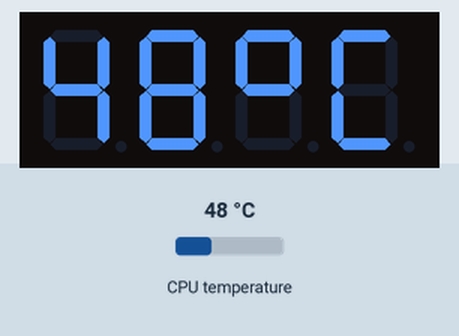
This program was run on a simulated Raspberry Pi (BCM pin numbers). On the bench: 4-digit seven-segment display. The test bench sets the inputs (shaded band); at power-on: CPU temperature 48 °C.

Above: at 1.2 s.
1.3 s: CPU temperature set to 31 °C
At 3.1 s:
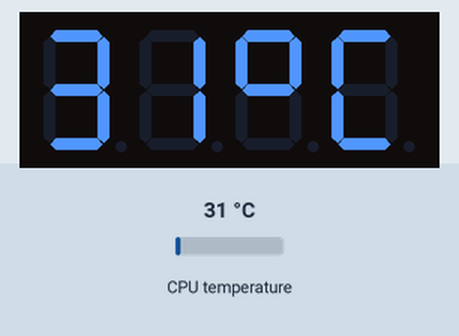
4.0 s: CPU temperature set to 44 °C
At 5.3 s:
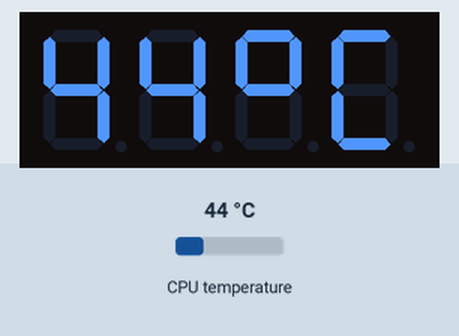
6.7 s: CPU temperature set to 58 °C
At 8.6 s:
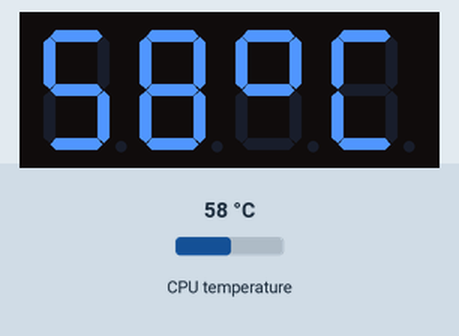
Timing chart, 0 to 10.1 s (numbered marks = the images above; inputs shaded):
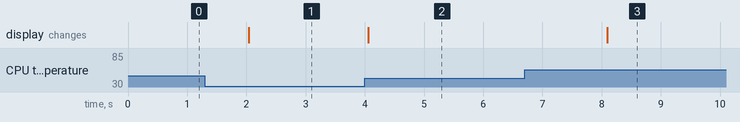

The program:

script.py
```python
import tm1637 #Import TM1637 library

import os
import time

TM = tm1637.TM1637(clk=21, dio=20) # Set the GPIO pins

while True:
   temp = os.popen("vcgencmd measure_temp").readline() # Reads the CPU temperature from the raspberry pi

   temp_num = int(float(temp.replace("temp=","").replace("'C\n",""))) # Convert the temperature into an integer
   TM.temperature(temp_num) # Print the temperature to the TM1637 display

   time.sleep(2) #Wait 2 Seconds
```

Measured:
- after the input at 1.3 s, the display: changes after 0.74 s (image 1)
- after the input at 4.0 s, the display: changes after 0.06 s (image 2)
- after the input at 6.7 s, the display: changes after 1.4 s (image 3)
